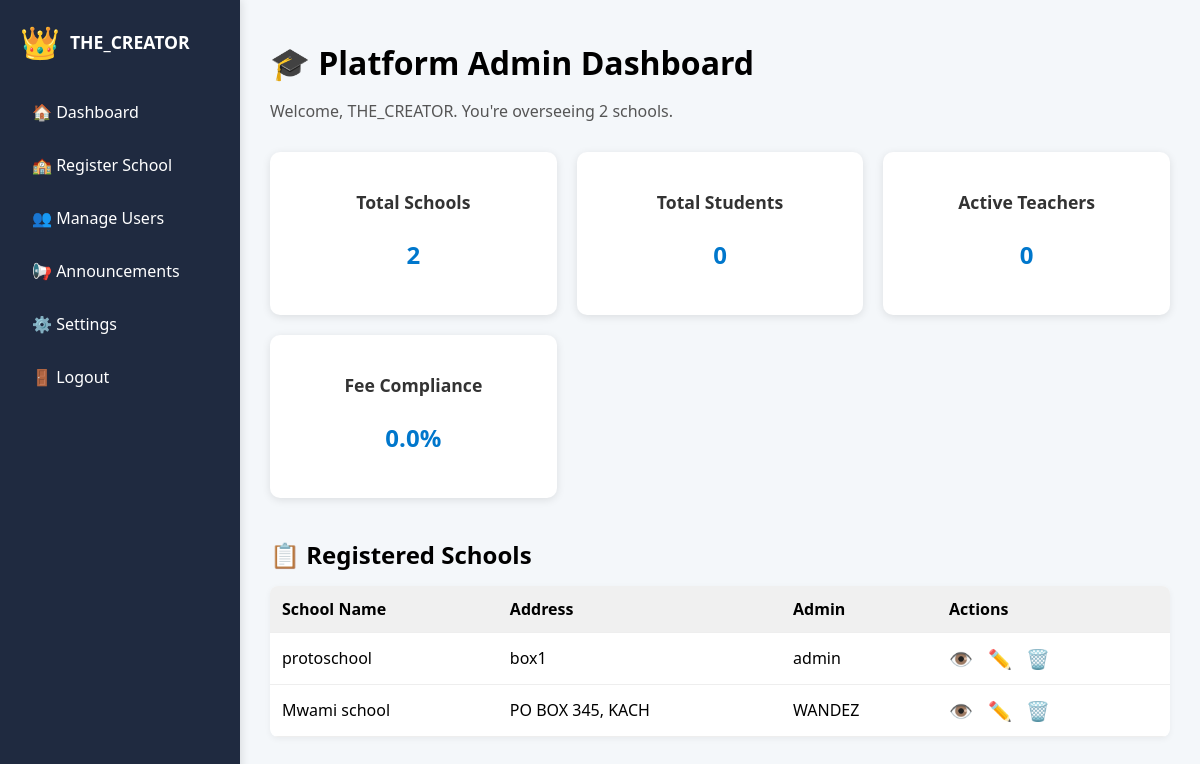
The page /platform/ (signed in) on the database its author committed.
### theschool/models.py (models this page shows, shortened)
class User(AbstractUser):
    ROLE_CHOICES = (
        ('admin', 'Admin'),
        ('teacher', 'Teacher'),
        ('parent', 'Parent'),
        ('platform_admin', 'Platform Admin'),
    )
    role = models.CharField(max_length=20, choices=ROLE_CHOICES)
    school = models.ForeignKey(School, on_delete=models.CASCADE, null=True, blank=True)
    phone_number = models.CharField(max_length=20, blank=True)
    is_platform_admin = models.BooleanField(default=False)

class School(models.Model):
    name = models.CharField(max_length=255)
    address = models.TextField()
    created_at = models.DateTimeField(auto_now_add=True)

### theschool/views.py (the view)
# urls.py: path('platform/', views.platform_dashboard, name='platform_dashboard'),
@login_required
def platform_dashboard(request):
    if not request.user.is_platform_admin:
        return redirect('dashboard')
    schools = School.objects.all()
    total_students = Student.objects.count()
    total_teachers = User.objects.filter(role='teacher').count()
    paid = FeeRecord.objects.aggregate(total=Sum('amount_paid'))['total'] or 0
    due = FeeRecord.objects.aggregate(total=Sum('amount_due'))['total'] or 1
    fee_compliance = round((paid / due) * 100, 2)
    school_admins = {
        school.id: school.user_set.filter(role='admin').first()
        for school in schools
    }
    return render(request, 'platform_dashboard.html', {
        'schools': schools,
        'total_students': total_students,
        'total_teachers': total_teachers,
        'fee_compliance': fee_compliance,
        'school_admins': school_admins
    })

### theschool/templatetags/custom_tags.py (called while the page is built)
@register.filter
def dict_get(dictionary, key):
    return dictionary.get(key)

### templates/platform_dashboard.html (shortened to what this page needs)
{% load static %}
{% load custom_tags %}
<!DOCTYPE html>
<html lang="en">
<head>
  <link rel="stylesheet" href="{% static 'css/platform_dashboard.css' %}">
  <link rel="stylesheet" href="{% static 'css/sidebar.css' %}">
</head>
<body>
  <div class="layout-grid">
    {% include 'sidebar.html' %}
    <main class="main-content">
      <h1>🎓 Platform Admin Dashboard</h1>
      <p class="subtitle">Welcome, {{ request.user.username }}. You're overseeing {{ schools.count }} schools.</p>
      <section class="metrics-grid">
        <div class="metric-card">
          <h3>Total Schools</h3>
          <p>{{ schools.count }}</p>
        </div>
        <div class="metric-card">
          <h3>Total Students</h3>
          <p>{{ total_students }}</p>
        </div>
        <div class="metric-card">
          <h3>Active Teachers</h3>
          <p>{{ total_teachers }}</p>
        </div>
        <div class="metric-card">
          <h3>Fee Compliance</h3>
          <p>{{ fee_compliance }}%</p>
        </div>
      </section>
      <section class="school-table-section">
        <h2>📋 Registered Schools</h2>
        {% if schools %}
          <div class="table-scroll-wrapper">
            <table class="school-table">
              <thead>
                <tr>
                  <th>School Name</th>
                  <th>Address</th>
                  <th>Admin</th>
                  <th>Actions</th>
                </tr>
              </thead>
              <tbody>
                {% for school in schools %}
                  <tr>
                    <td>{{ school.name }}</td>
                    <td>{{ school.address }}</td>
                    {% with school_admins|dict_get:school.id as admin %}
                      <td>{{ admin.username }}</td>
                    {% endwith %}
                    <td class="actions">
                      <a href="{% url 'view_school' school.id %}" title="View">
                        👁️
                      </a>
                      <a href="{% url 'edit_school' school.id %}" title="Edit">✏️</a>
                      <a href="javascript:void(0);" onclick="confirmDelete({{ school.id }})" title="Delete">🗑️</a>
                    </td>
                  </tr>
                {% endfor %}
              </tbody>
            </table>
          </div>
        {% else %}
          <p>No schools registered yet.</p>
        {% endif %}
      </section>
    </main>
  </div>
</body>
</html>

### templates/sidebar.html
{% load static %}
<link rel="stylesheet" href="{% static 'css/sidebar.css' %}">
<aside class="sidebar">
  <div class="profile">
    <div class="avatar">👑</div>
    <div class="info">
      <span class="username">{{ request.user.username }}</span>
    </div>
  </div>
  <nav>
    <ul class="nav-links">
      <li><a href="{% url 'platform_dashboard' %}">🏠 Dashboard</a></li>
      <li><a href="{% url 'register_school' %}">🏫 Register School</a></li>
      <li><a href="{% url 'manage_users' %}">👥 Manage Users</a></li>
      <li><a href="{% url 'announcements' %}">📢 Announcements</a></li>
      <li><a href="{% url 'settings' %}">⚙️ Settings</a></li>
      <li><a href="{% url 'logout' %}">🚪 Logout</a></li>
    </ul>
  </nav>
</aside>

### static/css/platform_dashboard.css (style rules this page uses)
html, body { margin: 0; padding: 0; height: 100%; overflow-y: auto; font-family: 'Segoe UI', sans-serif; }
.layout-grid { display: grid; grid-template-columns: 240px 1fr; min-height: 100vh; }
.main-content { grid-column: 2; padding: 20px 30px; background-color: #f4f7fa; box-sizing: border-box; }
h1 { font-size: 2em; margin-bottom: 10px; }
.subtitle { font-size: 1em; color: #555; margin-bottom: 30px; }
.metrics-grid { display: grid; grid-template-columns: repeat(auto-fit, minmax(220px, 1fr)); gap: 20px; margin-bottom: 40px; }
.metric-card { background: white; padding: 20px; border-radius: 10px; box-shadow: 0 2px 8px rgba(0,0,0,0.1); text-align: center; }
.metric-card h3 { margin-bottom: 10px; font-size: 1.1em; color: #333; }
.metric-card p { font-size: 1.5em; font-weight: bold; color: #0077cc; }
.school-table-section h2 { margin-bottom: 15px; }
.table-scroll-wrapper { max-height: 300px; overflow-y: auto; border-radius: 8px; box-shadow: 0 2px 6px rgba(0,0,0,0.05); }
.school-table thead th { position: sticky; top: 0; background-color: #f0f0f0; z-index: 1; }
.school-table { width: 100%; border-collapse: collapse; background: white; border-radius: 8px; }
.school-table th, .school-table td { padding: 12px; border-bottom: 1px solid #eee; text-align: left; }
.actions a { margin-right: 10px; font-size: 1.2em; text-decoration: none; transition: transform 0.2s ease; }
.school-table th { font-weight: 600; }
.school-table a { color: #0077cc; text-decoration: none; }
.table-scroll-wrapper { scrollbar-width: thin; scrollbar-color: #ccc #ffffff; }
body { scrollbar-width: thin; scrollbar-color: #ccc #ffffff; }

### static/css/sidebar.css (style rules this page uses)
.sidebar { position: fixed; top: 0; left: 0; width: 240px; height: 100vh; background-color: #1f2a40; color: #fff; padding: 20px; box-shadow: 2px 0 8px rgba(0,0,0,0.1); display: flex; flex-direction: column; z-index: 1000; box-sizing: border-box; }
.profile { display: flex; align-items: center; margin-bottom: 30px; }
.avatar { font-size: 2em; margin-right: 10px; }
.info .username { font-weight: bold; font-size: 1.1em; }
.nav-links { list-style: none; padding: 0; margin: 0; }
.nav-links li { margin-bottom: 15px; }
.nav-links a { color: #fff; text-decoration: none; font-size: 1em; display: block; padding: 8px 12px; border-radius: 6px; transition: background-color 0.2s ease; }

### rows shown on the page
User: user.username "THE_CREATOR"
School: name "protoschool", address "box1", id.username "admin"
School: name "Mwami school", address "PO BOX 345, KACH", id.username "WANDEZ"

### other values the page prints
{{ schools.count }} "2"
{{ total_students }} "0"
{{ total_teachers }} "0"
{{ fee_compliance }} "0.0"
